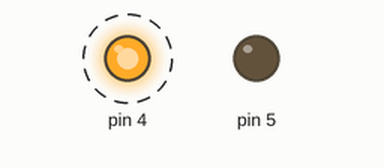
This sketch was run on a simulated Arduino Uno, built with avr-gcc and run on an emulated ATmega328P. Parts: output pins drawn as LEDs (lit = HIGH). Dashed ring = blinking.

Above: at 0.05 s.
Timing chart, 0 to 3.0 s (numbered marks = the images above):
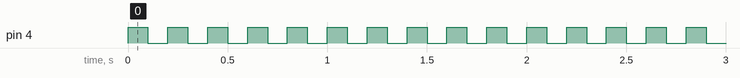

The sketch:

silverzero12.ino
```cpp
//4번핀의 상태를 읽고 난 후 4번핀이 켜져있다면 끄고, 꺼져있다면 켜는 프로그램

void setup() {
  pinMode(4, OUTPUT);
  pinMode(5, OUTPUT);
}

void loop() {
  int a;
  a=digitalRead(4); //4번핀의 상태를 읽어 변수 a에 할당.
  if(a==1) {digitalWrite(4, LOW); } //a가 1과 같으면(등호 두개 사용), if문 안에 있는 명령을 실행. 4번핀의 불을 끈다.
  else {digitalWrite(4, HIGH); } //a가 1과 같지 않으면, else문 안에 있는 명령을 실행. 4번핀의 불을 켠다.
  delay(100);
}
```

Measured:
- by itself, pin 4: alternates HIGH for 0.10 s and LOW for 0.10 s
